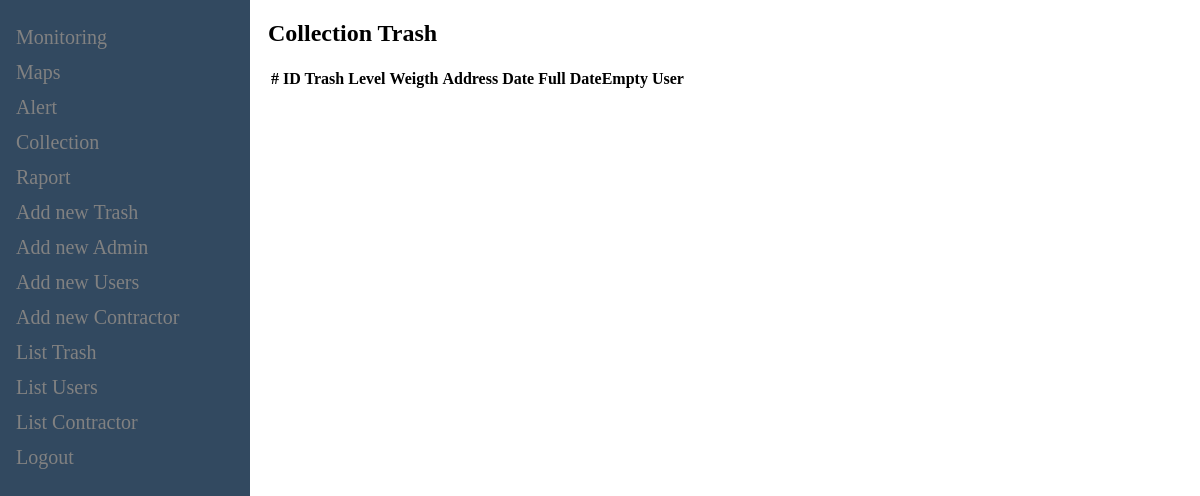
Page /collection.php on the earlier database version.
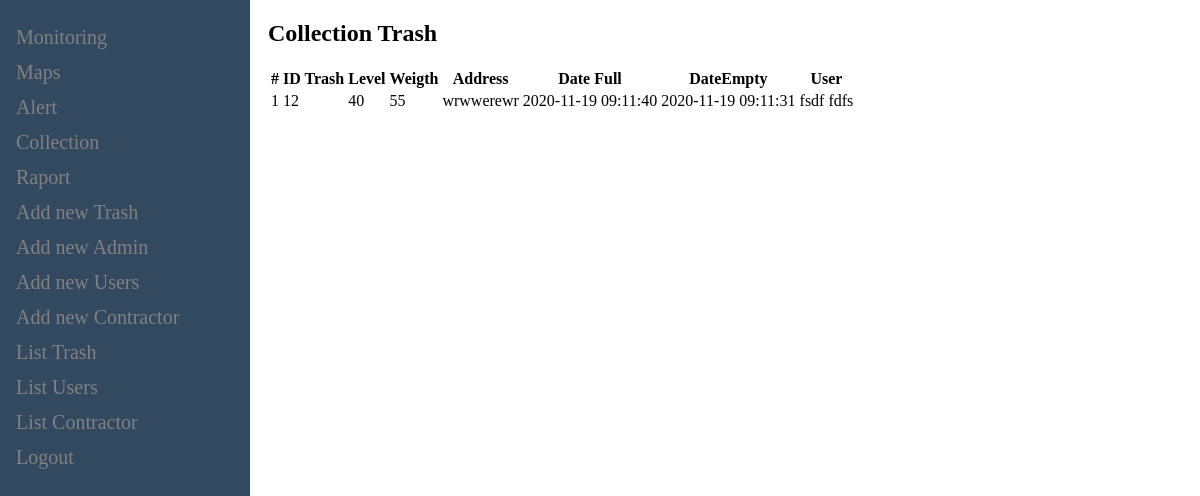
Same page on the later database version.
### tables this page shows
CREATE TABLE `historic` (
  `_idHisto` int(11) NOT NULL,
  `idTrash` varchar(45) DEFAULT NULL,
  `level` varchar(45) DEFAULT NULL,
  `weight` varchar(45) DEFAULT NULL,
  `dateFull` datetime DEFAULT CURRENT_TIMESTAMP,
  `idUser` varchar(45) DEFAULT NULL,
  `dateEmpty` varchar(45) DEFAULT NULL,
  `dateHisto` datetime NOT NULL DEFAULT CURRENT_TIMESTAMP
);

CREATE TABLE `trash` (
  `_idTrash` int(11) NOT NULL,
  `long` varchar(45) DEFAULT NULL,
  `lat` varchar(45) DEFAULT NULL,
  `address` varchar(45) DEFAULT NULL,
  `codeTrash` varchar(45) DEFAULT NULL,
  `dateTrash` datetime DEFAULT CURRENT_TIMESTAMP,
  `type` varchar(255) NOT NULL
);

CREATE TABLE `users` (
  `_idUser` int(11) NOT NULL,
  `firstname` varchar(45) NOT NULL,
  `lastname` varchar(45) NOT NULL,
  `code` varchar(45) NOT NULL,
  `phone` varchar(45) NOT NULL,
  `area` varchar(45) NOT NULL,
  `idPart` varchar(45) DEFAULT NULL,
  `date_created` datetime DEFAULT CURRENT_TIMESTAMP
);

### modals/Fhistoric.php (called while the page is built, shortened)
<?php
class Fhistoric
{
    static function getAllHistoricCollectionDay()
    {
        $con=Database::getConnection();
        $req=$con->prepare('SELECT * FROM historic c,trash t,users u WHERE c.idTrash=t.codeTrash AND u.code=c.idUser AND DATE(dateHisto)=?');
        $req->execute(array(date('Y-m-d')));
        return $req->fetchAll();
    }
}

### collection.php (the view, shortened to what this page needs)
<!doctype html>
<html lang="en">
<head>
    <link rel="stylesheet" href="style/menu.css">
</head>
<body>
<?php include_once 'commons/menu.php';?>
<?php include_once 'modals/Fhistoric.php';
$historic=Fhistoric::getAllHistoricCollectionDay();
;?>
<div class="main">
    <h2>Collection Trash</h2>
    <div class="table-wrapper">
        <table class="fl-table">
            <thead>
            <tr>
                <th>#</th>
                <th>ID Trash</th>
                <th>Level</th>
                <th>Weigth</th>
                <th>Address</th>
                <th>Date Full</th>
                <th>DateEmpty</th>
                <th>User</th>
            </tr>
            </thead>
            <tbody>
            <?php foreach($historic as $k => $data):?>
                <tr>
                    <td><?=$k+1;?></td>
                    <td><?=$data['codeTrash'];?></td>
                    <td><?=$data['level'];?></td>
                    <td><?=$data['weight'];?></td>
                    <td><?=$data['address'];?></td>
                    <td><?=$data['dateFull'];?></td>
                    <td><?=$data['dateEmpty'];?></td>
                    <td><?=$data['firstname'].' '.$data['lastname'];?></td>
                </tr>
            <?php endforeach;?>
        </table>
    </div>
</div>
</body>
</html>

Differences in the rows shown:
added historic: trash.codeTrash "12", level "40", weight "55", trash.address "wrwwerewr", dateFull "2020-11-19 09:11:40", dateEmpty "2020-11-19 09:11:31", users.firstname "fsdf", users.lastname "fdfs"
